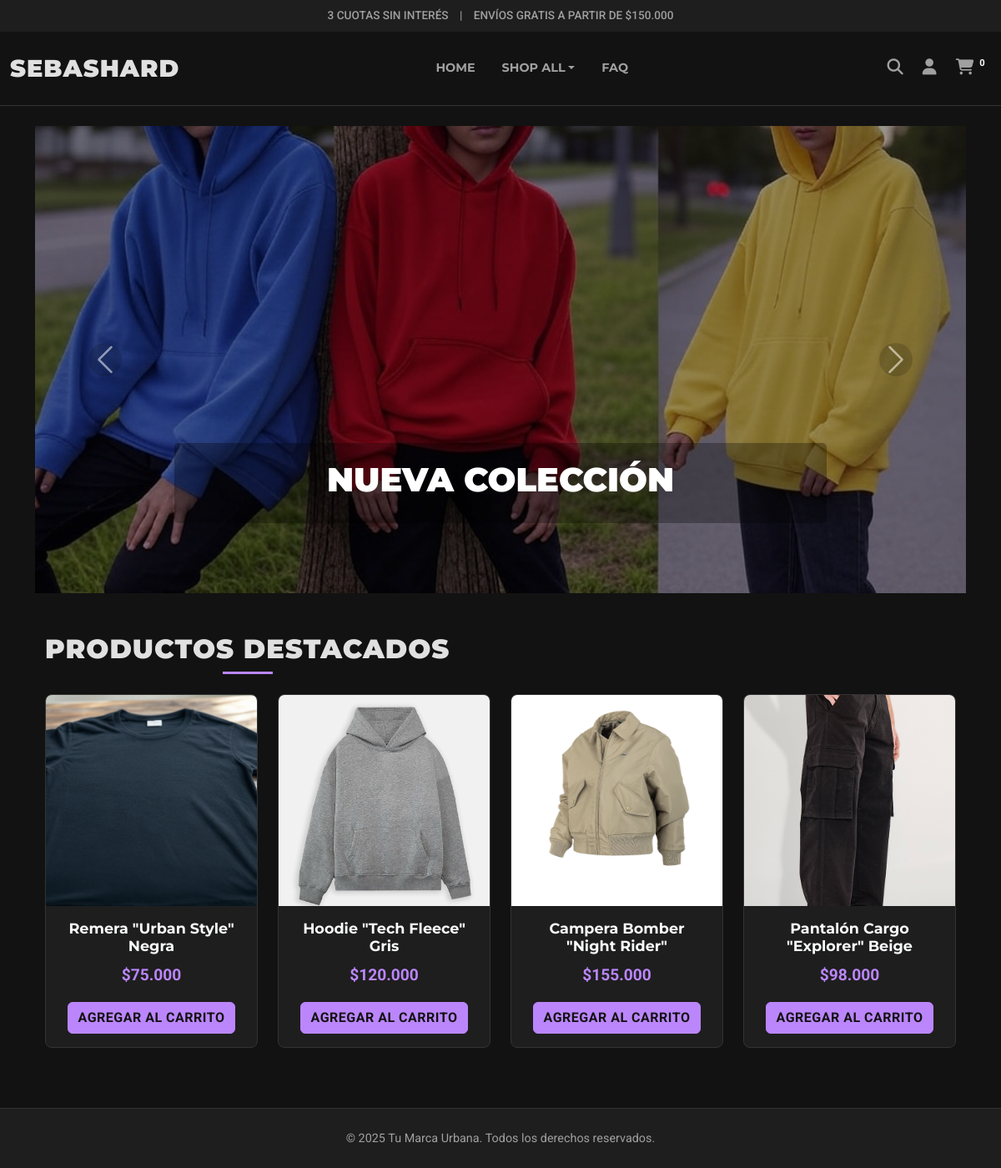
The page / on the database its author committed.
### tables this page shows
CREATE TABLE `productos` (
  `id` int(11) NOT NULL,
  `nombre` varchar(150) NOT NULL,
  `descripcion` text DEFAULT NULL,
  `precio` decimal(10,2) NOT NULL,
  `categoria_id` int(11) DEFAULT NULL,
  `stock` int(11) DEFAULT 0,
  `imagen_url` varchar(255) DEFAULT 'default_product.jpg',
  `fecha_creacion` timestamp NOT NULL DEFAULT current_timestamp(),
  `fecha_actualizacion` timestamp NOT NULL DEFAULT current_timestamp() ON UPDATE current_timestamp()
);

### includes/config.php (called while the page is built, shortened)
<?php
function html_escape($string) {
    return htmlspecialchars($string ?? '', ENT_QUOTES | ENT_SUBSTITUTE, 'UTF-8');
}
function is_logged_in() {
    return isset($_SESSION['user_id']);
}
?>

### index.php (the view, shortened to what this page needs)
<?php
require_once 'includes/config.php';
$search_term = isset($_GET['search_term']) ? trim($_GET['search_term']) : '';
$category_slug = isset($_GET['category']) ? trim($_GET['category']) : '';
$sql = "SELECT p.*, c.nombre as categoria_nombre FROM productos p
        LEFT JOIN categorias c ON p.categoria_id = c.id
        WHERE 1=1";
$params = [];
$sql .= " ORDER BY p.fecha_creacion DESC";
$stmt_products = $pdo->prepare($sql);
$stmt_products->execute($params);
$products = $stmt_products->fetchAll();
require_once 'includes/header.php';
?>
<section id="hero-carousel" class="container-fluid p-0 mb-5">
    <div id="mainCarousel" class="carousel slide" data-bs-ride="carousel">
        <div class="carousel-inner">
            <div class="carousel-item active">
                <img src="<?php echo SITE_URL; ?>assets/images/placeholder-carousel-1.jpg" class="d-block w-100" alt="Promo 1">
                <div class="carousel-caption d-none d-md-block"><h5>NUEVA COLECCIÓN</h5></div>
            </div>
            </div>
        <button class="carousel-control-prev" type="button" data-bs-target="#mainCarousel" data-bs-slide="prev"><span class="carousel-control-prev-icon"></span></button>
        <button class="carousel-control-next" type="button" data-bs-target="#mainCarousel" data-bs-slide="next"><span class="carousel-control-next-icon"></span></button>
    </div>
</section>
<section id="featured-products" class="container mt-5">
    <h2 class="section-title text-center mb-4">
        <?php
        if (!empty($category_slug) && $cat_id_result) {
            $stmt_cat_name = $pdo->prepare("SELECT nombre FROM categorias WHERE id = :id");
            $stmt_cat_name->execute([':id' => $cat_id_result['id']]);
            $cat_name = $stmt_cat_name->fetchColumn();
            echo html_escape(strtoupper($cat_name));
        } elseif (!empty($search_term)) {
            echo 'Resultados para: "' . html_escape($search_term) . '"';
        } else {
            echo 'PRODUCTOS DESTACADOS';
        }
        ?>
    </h2>
    <?php if (empty($products)): ?>
        <p class="text-center">No se encontraron productos<?php echo !empty($category_slug) ? ' en esta categoría.' : (!empty($search_term) ? ' para tu búsqueda.' : '.'); ?></p>
    <?php else: ?>
        <div class="row">
            <?php foreach ($products as $product): ?>
                <div class="col-lg-3 col-md-4 col-sm-6 mb-4">
                    <div class="card product-card">
                        <a href="<?php echo SITE_URL . 'product_detail.php?id=' . $product['id']; ?>">
                            <img src="<?php echo UPLOADS_URL . html_escape($product['imagen_url']); ?>" class="card-img-top" alt="<?php echo html_escape($product['nombre']); ?>">
                        </a>
                        <div class="card-body text-center">
                            <h5 class="card-title">
                                <a href="<?php echo SITE_URL . 'product_detail.php?id=' . $product['id']; ?>" class="text-decoration-none text-light">
                                    <?php echo html_escape($product['nombre']); ?>
                                </a>
                            </h5>
                            <p class="card-text price">$<?php echo html_escape(number_format($product['precio'], 0, ',', '.')); ?></p>
                            <form action="<?php echo SITE_URL; ?>cart_options.php" method="post" class="add-to-cart-form-ajax">
                                <button type="submit" class="btn btn-accent">AGREGAR AL CARRITO</button>
                            </form>
                        </div>
                    </div>
                </div>
            <?php endforeach; ?>
        </div>
    <?php endif; ?>
</section>
<?php
require_once 'includes/footer.php';
?>

### includes/header.php (shortened to what this page needs)
<?php require_once 'config.php'; ?>
<!DOCTYPE html>
<html lang="es">
<head>
    <link href="https://cdn.jsdelivr.net/npm/bootstrap@5.3.3/dist/css/bootstrap.min.css" rel="stylesheet">
    <link rel="stylesheet" href="https://cdnjs.cloudflare.com/ajax/libs/font-awesome/6.5.2/css/all.min.css">
    <link rel="stylesheet" href="<?php echo SITE_URL; ?>assets/css/style.css"> </head>
<body>
    <header>
        <div class="top-bar text-center py-2">
            <span>3 CUOTAS SIN INTERÉS</span> | <span>ENVÍOS GRATIS A PARTIR DE $150.000</span>
        </div>
        <nav class="navbar navbar-expand-lg navbar-dark main-navbar">
            <div class="container-fluid">
                <a class="navbar-brand" href="<?php echo SITE_URL; ?>">SEBASHARD</a>
                <div class="collapse navbar-collapse" id="navbarNavDropdown">
                    <ul class="navbar-nav mx-auto">
                        <li class="nav-item"><a class="nav-link" href="<?php echo SITE_URL; ?>">HOME</a></li>
                        <li class="nav-item dropdown">
                            <a class="nav-link dropdown-toggle" href="#" role="button" data-bs-toggle="dropdown">SHOP ALL</a>
                        </li>
                        <li class="nav-item"><a class="nav-link" href="<?php echo SITE_URL; ?>#faq-section">FAQ</a></li> <?php if (is_admin()): ?>
                            <li class="nav-item"><a class="nav-link" href="<?php echo SITE_URL; ?>admin/">ADMIN</a></li>
                        <?php endif; ?>
                    </ul>
                    <div class="navbar-icons">
                        <a href="#" class="nav-icon" data-bs-toggle="modal" data-bs-target="#searchModal"><i class="fas fa-search"></i></a>
                        <?php if (is_logged_in()): ?>
                            <a href="<?php echo SITE_URL; ?>user_panel.php" class="nav-icon" title="Mi Cuenta"><i class="fas fa-user"></i></a>
                            <a href="<?php echo SITE_URL; ?>logout.php" class="nav-icon" title="Cerrar Sesión"><i class="fas fa-sign-out-alt"></i></a>
                        <?php else: ?>
                            <a href="<?php echo SITE_URL; ?>login.php" class="nav-icon" title="Iniciar Sesión"><i class="fas fa-user"></i></a>
                        <?php endif; ?>
                        <a href="<?php echo SITE_URL; ?>cart.php" class="nav-icon" id="cartIcon" title="Carrito">
                            <i class="fas fa-shopping-cart"></i>
                            <span class="badge bg-accent" id="cart-count">
                                <?php echo isset($_SESSION['cart']) ? array_sum(array_column($_SESSION['cart'], 'cantidad')) : 0; ?>
                            </span>
                        </a>
                    </div>
                </div>
            </div>
        </nav>
    </header>
    <main class="container mt-4">

### includes/footer.php (shortened to what this page needs)
</main> <footer class="footer mt-auto py-4">
        <div class="container text-center">
            <p class="mb-0">&copy; <?php echo date('Y'); ?> Tu Marca Urbana. Todos los derechos reservados.</p>
            </div>
    </footer>
    <script src="<?php echo SITE_URL; ?>assets/js/script.js"></script> </body>
</html>

### assets/css/style.css (style rules this page uses)
:root { --color-background: #121212; --color-surface: #1E1E1E; --color-primary-text: #E0E0E0; --color-secondary-text: #A0A0A0; --color-accent: #BB86FC; --color-accent-hover: #a16ef7; --color-border: #333333; --font-primary: 'Montserrat', sans-serif; --font-secondary: 'Roboto', sans-serif; }
body { background-color: var(--color-background); color: var(--color-primary-text); font-family: var(--font-secondary); line-height: 1.6; }
h1, h2, h3, h4, h5, h6 { font-family: var(--font-primary); font-weight: 700; color: var(--color-primary-text); }
a { color: var(--color-accent); text-decoration: none; }
.btn-accent { background-color: var(--color-accent); color: var(--color-background); border-color: var(--color-accent); font-weight: bold; text-transform: uppercase; letter-spacing: 0.5px; }
.top-bar { background-color: var(--color-surface); color: var(--color-secondary-text); font-size: 0.85rem; font-weight: 500; }
.top-bar span { margin: 0 10px; }
.main-navbar { background-color: var(--color-background) !important; border-bottom: 1px solid var(--color-border); padding-top: 1rem; padding-bottom: 1rem; }
.navbar-brand { font-family: var(--font-primary); font-weight: 900; font-size: 1.8rem; color: var(--color-primary-text) !important; letter-spacing: 1px; }
.nav-link { color: var(--color-secondary-text) !important; font-family: var(--font-primary); font-weight: 700; text-transform: uppercase; margin: 0 0.5rem; font-size: 0.9rem; }
.navbar-icons .nav-icon { color: var(--color-secondary-text); font-size: 1.2rem; margin-left: 1.2rem; }
.navbar-icons .badge { font-size: 0.7rem; vertical-align: top; margin-left: -5px; }
#hero-carousel .carousel-item { height: 70vh; min-height: 400px; }
#hero-carousel .carousel-item img { object-fit: cover; height: 100%; filter: brightness(0.6); }
#hero-carousel .carousel-caption { bottom: 15%; background-color: rgba(0,0,0,0.3); padding: 20px; border-radius: 5px; }
#hero-carousel .carousel-caption h5 { font-size: 2.5rem; font-weight: 900; color: #fff; }
#hero-carousel .carousel-control-prev-icon, #hero-carousel .carousel-control-next-icon { background-color: rgba(0,0,0,0.3); border-radius: 50%; padding: 20px; }
.section-title { font-family: var(--font-primary); font-weight: 900; font-size: 2rem; text-transform: uppercase; letter-spacing: 1px; margin-bottom: 2rem; position: relative; display: inline-block; }
.section-title::after { content: ''; display: block; width: 60px; height: 3px; background-color: var(--color-accent); margin: 0.5rem auto 0; }
.product-card { background-color: var(--color-surface); border: 1px solid var(--color-border); border-radius: 8px; transition: transform 0.3s ease, box-shadow 0.3s ease; overflow: hidden; }
.product-card .card-img-top { aspect-ratio: 1 / 1; object-fit: cover; transition: transform 0.3s ease; }
.product-card .card-body { padding: 1rem; }
.product-card .card-title { font-size: 1.1rem; margin-bottom: 0.5rem; color: var(--color-primary-text); min-height: 44px; }
.product-card .price { font-size: 1.2rem; font-weight: bold; color: var(--color-accent); margin-bottom: 1rem; }
.footer { background-color: var(--color-surface); color: var(--color-secondary-text); border-top: 1px solid var(--color-border); }
.footer p, .footer ul li a { color: var(--color-secondary-text); font-size: 0.9rem; }

### rows shown on the page
productos: imagen_url (picture), nombre "Remera \"Urban Style\" Negra", precio "75.000"
productos: imagen_url (picture), nombre "Hoodie \"Tech Fleece\" Gris", precio "120.000"
productos: imagen_url (picture), nombre "Campera Bomber \"Night Rider\"", precio "155.000"
productos: imagen_url (picture), nombre "Pantalón Cargo \"Explorer\" Beige", precio "98.000"
